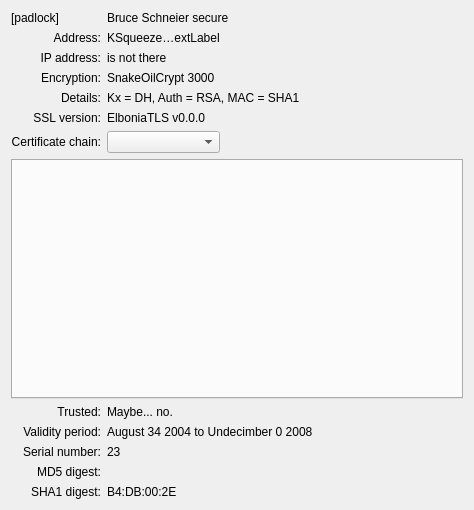
<ui version="4.0" >
 <class>SslInfo</class>
 <widget class="QWidget" name="SslInfo" >
  <property name="geometry" >
   <rect>
    <x>0</x>
    <y>0</y>
    <width>474</width>
    <height>510</height>
   </rect>
  </property>
  <layout class="QGridLayout" >
   <item row="0" column="0" >
    <widget class="QLabel" name="encryptionIndicator" >
     <property name="text" >
      <string>[padlock]</string>
     </property>
    </widget>
   </item>
   <item row="0" column="1" colspan="2" >
    <widget class="QLabel" name="explanation" >
     <property name="text" >
      <string comment="KDE::DoNotExtract" >Bruce Schneier secure</string>
     </property>
    </widget>
   </item>
   <item row="1" column="0" >
    <widget class="QLabel" name="addressTag" >
     <property name="text" >
      <string comment="Web page address">Address:</string>
     </property>
     <property name="alignment" >
      <set>Qt::AlignRight|Qt::AlignTrailing|Qt::AlignVCenter</set>
     </property>
    </widget>
   </item>
   <item row="1" column="1" >
    <widget class="KSqueezedTextLabel" name="address" >
     <property name="text" >
      <string comment="KDE::DoNotExtract" >KSqueeze…extLabel</string>
     </property>
    </widget>
   </item>
   <item row="2" column="0" >
    <widget class="QLabel" name="ipTag" >
     <property name="text" >
      <string>IP address:</string>
     </property>
     <property name="alignment" >
      <set>Qt::AlignRight|Qt::AlignTrailing|Qt::AlignVCenter</set>
     </property>
    </widget>
   </item>
   <item row="2" column="1" >
    <widget class="QLabel" name="ip" >
     <property name="text" >
      <string comment="KDE::DoNotExtract" >is not there</string>
     </property>
    </widget>
   </item>
   <item row="3" column="0" >
    <widget class="QLabel" name="encryptionTag" >
     <property name="text" >
      <string>Encryption:</string>
     </property>
     <property name="alignment" >
      <set>Qt::AlignRight|Qt::AlignTrailing|Qt::AlignVCenter</set>
     </property>
    </widget>
   </item>
   <item row="3" column="1" colspan="2" >
    <widget class="QLabel" name="encryption" >
     <property name="text" >
      <string comment="KDE::DoNotExtract" >SnakeOilCrypt 3000</string>
     </property>
    </widget>
   </item>
   <item row="4" column="0" >
    <widget class="QLabel" name="detailsTag" >
     <property name="text" >
      <string>Details:</string>
     </property>
     <property name="alignment" >
      <set>Qt::AlignRight|Qt::AlignTrailing|Qt::AlignVCenter</set>
     </property>
    </widget>
   </item>
   <item row="4" column="1" colspan="2" >
    <widget class="QLabel" name="details" >
     <property name="text" >
      <string comment="KDE::DoNotExtract" >Kx = DH, Auth = RSA, MAC = SHA1</string>
     </property>
    </widget>
   </item>
   <item row="5" column="0" >
    <widget class="QLabel" name="sslVersionTag" >
     <property name="text" >
      <string>SSL version:</string>
     </property>
     <property name="alignment" >
      <set>Qt::AlignRight|Qt::AlignTrailing|Qt::AlignVCenter</set>
     </property>
    </widget>
   </item>
   <item row="5" column="1" >
    <widget class="QLabel" name="sslVersion" >
     <property name="text" >
      <string comment="KDE::DoNotExtract" >ElboniaTLS v0.0.0</string>
     </property>
    </widget>
   </item>
   <item row="6" column="0" >
    <widget class="QLabel" name="certSelectorTag" >
     <property name="text" >
      <string>Certificate chain:</string>
     </property>
     <property name="alignment" >
      <set>Qt::AlignRight|Qt::AlignTrailing|Qt::AlignVCenter</set>
     </property>
    </widget>
   </item>
   <item row="6" column="1" >
    <widget class="KComboBox" name="certSelector" />
   </item>
   <item row="6" column="2" >
    <spacer>
     <property name="orientation" >
      <enum>Qt::Horizontal</enum>
     </property>
     <property name="sizeHint" stdset="0" >
      <size>
       <width>239</width>
       <height>16</height>
      </size>
     </property>
    </spacer>
   </item>
   <item row="7" column="0" colspan="3" >
    <widget class="KTabWidget" name="certParties" />
   </item>
   <item row="8" column="0" >
    <widget class="QLabel" name="trustedTag" >
     <property name="text" >
      <string>Trusted:</string>
     </property>
     <property name="alignment" >
      <set>Qt::AlignRight|Qt::AlignTrailing|Qt::AlignVCenter</set>
     </property>
    </widget>
   </item>
   <item row="8" column="1" >
    <widget class="QLabel" name="trusted" >
     <property name="text" >
      <string comment="KDE::DoNotExtract" >Maybe... no.</string>
     </property>
    </widget>
   </item>
   <item row="9" column="0" >
    <widget class="QLabel" name="validityPeriodTag" >
     <property name="text" >
      <string>Validity period:</string>
     </property>
     <property name="alignment" >
      <set>Qt::AlignRight|Qt::AlignTrailing|Qt::AlignVCenter</set>
     </property>
    </widget>
   </item>
   <item row="9" column="1" colspan="2" >
    <widget class="QLabel" name="validityPeriod" >
     <property name="text" >
      <string comment="KDE::DoNotExtract" >August 34 2004 to Undecimber 0 2008</string>
     </property>
    </widget>
   </item>
   <item row="10" column="0" >
    <widget class="QLabel" name="serialTag" >
     <property name="text" >
      <string>Serial number:</string>
     </property>
     <property name="alignment" >
      <set>Qt::AlignRight|Qt::AlignTrailing|Qt::AlignVCenter</set>
     </property>
    </widget>
   </item>
   <item row="10" column="1" >
    <widget class="QLabel" name="serial" >
     <property name="text" >
      <string comment="KDE::DoNotExtract" >23</string>
     </property>
    </widget>
   </item>
   <item row="11" column="0" >
    <widget class="QLabel" name="digestTag" >
     <property name="text" >
      <string>MD5 digest:</string>
     </property>
     <property name="alignment" >
      <set>Qt::AlignRight|Qt::AlignTrailing|Qt::AlignVCenter</set>
     </property>
    </widget>
   </item>
   <item row="11" column="1" >
    <widget class="QLabel" name="digest" >
     <property name="text" >
     </property>
    </widget>
   </item>
   <item row="12" column="0" >
    <widget class="QLabel" name="sha1DigestTag" >
     <property name="text" >
      <string>SHA1 digest:</string>
     </property>
     <property name="alignment" >
      <set>Qt::AlignRight|Qt::AlignTrailing|Qt::AlignVCenter</set>
     </property>
    </widget>
   </item>
   <item row="12" column="1" >
    <widget class="QLabel" name="sha1Digest" >
     <property name="text" >
      <string comment="KDE::DoNotExtract" >B4:DB:00:2E</string>
     </property>
    </widget>
   </item>
  </layout>
 </widget>
 <customwidgets>
  <customwidget>
   <class>KComboBox</class>
   <extends>QComboBox</extends>
   <header>kcombobox.h</header>
  </customwidget>
  <customwidget>
   <class>KSqueezedTextLabel</class>
   <extends>QLabel</extends>
   <header>ksqueezedtextlabel.h</header>
  </customwidget>
  <customwidget>
   <class>KTabWidget</class>
   <extends>QTabWidget</extends>
   <header>ktabwidget.h</header>
   <container>1</container>
  </customwidget>
 </customwidgets>
 <resources/>
 <connections/>
</ui>
